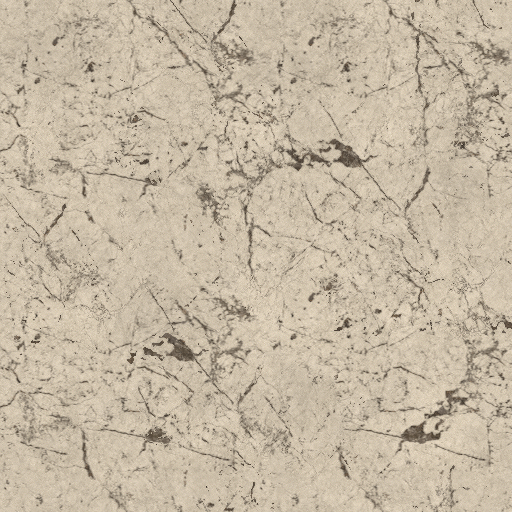
#> input picture project/resources/AnimatedCube/AnimatedCube_BaseColor.png, 512 x 512 px, given in place of felt_grass.png, which was not available
$ python make_intro_assets.py
#> lines starting #> are read from the running program, lines starting #| are printed output that depends on the picture; after the words box and inside, x2 and y2 are one past the last pixel; in counts of white or black regions, pixels touching at a corner belong together; pictures that were not available may be replaced by others from this repository, and a replacement may not be noted
#> in make_roll_texture, `img = Image.new("RGB", (w, h))`: img: PIL image 512x256 RGB; every value is 0
# -*- coding: utf-8 -*-
"""
ステージ開始の演技で使う素材を作る（ロールとキラキラ）。

  python tools/stage_intro/make_intro_assets.py

  project/resources/stage_intro/roll/Roll_Felt.obj / .mtl / .png
      巻いた布のロール。X が筒の軸（長さ 1.8・半径 1。ゲームが半径の大きさへ縮める）。
      テクスチャの左半分が筒の横（フェルト）、右半分が端（巻いた渦）
  project/resources/stage_intro/fx/fx_sparkle_yellow.png / fx_sparkle_pink.png
      頭の上に出すキラキラ（4つの角の星。パーティクルは加算で描くので、ふちはやわらかく暗く）
"""
import math
import os

import numpy as np
from PIL import Image, ImageDraw, ImageFilter

HERE = os.path.dirname(os.path.abspath(__file__))
PROJECT = os.path.normpath(os.path.join(HERE, "..", "..", "project"))
TEX = os.path.join(PROJECT, "resources", "craft", "textures")
ROLL_DIR = os.path.join(PROJECT, "resources", "stage_intro", "roll")
FX_DIR = os.path.join(PROJECT, "resources", "stage_intro", "fx")
os.makedirs(ROLL_DIR, exist_ok=True)
os.makedirs(FX_DIR, exist_ok=True)

FELT = (0.95, 0.55, 0.28)  # 布ロード（道に敷く布）と同じ色（engine/rail/RailSkin.h の color の既定値）。転がして道になる布


def felt(size, color):
#> called with size = (256, 256), color = (0.95, 0.55, 0.28)
    src = Image.open(os.path.join(TEX, "felt_grass.png")).convert("L")
    out = Image.new("L", size)
#> out: PIL image 256x256 L; every value is 0
    for y in range(0, size[1], src.height):
        for x in range(0, size[0], src.width):
            out.paste(src, (x, y))
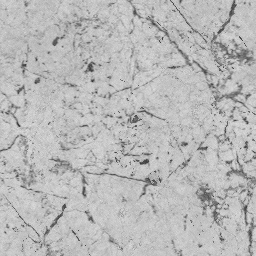
#> out: PIL image 256x256 L; min 55, max 225, mean 185.2
    g = np.asarray(out).astype(np.float32)
    g = 0.9 + 0.1 * (g - g.mean()) / (g.std() + 1e-5) * 0.5
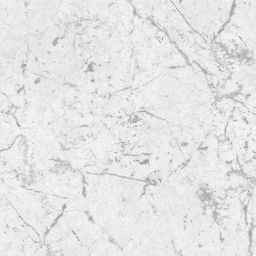
#> g: shape (256, 256) float32; min 0.612, max 0.988, mean 0.9
    rgb = np.stack([g * 255 * color[0], g * 255 * color[1], g * 255 * color[2]], -1)
    return Image.fromarray(np.clip(rgb, 0, 255).astype(np.uint8))


def make_roll_texture():
    w, h = 512, 256
    img = Image.new("RGB", (w, h))
    side = felt((256, 256), FELT)
    d = ImageDraw.Draw(side)
    for k in range(-2, 7):  # 巻いた布の重なりの線（斜め）と縫い目
        x = k * 48
        d.line([(x, 0), (x + 60, 256)], fill=tuple(int(c * 255 * 0.45) for c in FELT), width=5)
        d.line([(x + 8, 0), (x + 68, 256)], fill=tuple(int(min(255, c * 255 * 1.25 + 40)) for c in FELT), width=2)
    for y in (22, 234):
        for x in range(0, 256, 22):
            d.line([(x, y), (x + 12, y)], fill=(250, 250, 240), width=4)
    img.paste(side, (0, 0))
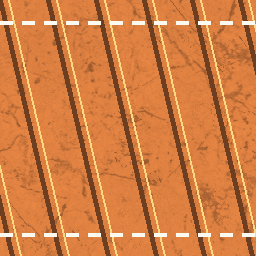
#> side: PIL image 256x256 RGB; mean R, G, B 208.4, 125.2, 66.5
    # 端：巻いた布の渦（濃い・薄いの層を重ねる）
    cap = felt((256, 256), (FELT[0] * 0.9, FELT[1] * 0.9, FELT[2] * 0.9))
    cd = ImageDraw.Draw(cap)
    cx = cy = 128
    pts = []
    for i in range(900):
        t = i / 900 * 5 * 2 * math.pi
        r = 8 + t / (2 * math.pi) * 22
        pts.append((cx + r * math.cos(t), cy + r * math.sin(t)))
    cd.line(pts, fill=tuple(int(c * 255 * 0.4) for c in FELT), width=6)
    cd.line([(x + 2, y + 2) for x, y in pts], fill=tuple(int(min(255, c * 255 * 1.25 + 40)) for c in FELT), width=2)
    cd.ellipse([2, 2, 254, 254], outline=tuple(int(c * 255 * 0.35) for c in FELT), width=6)
    img.paste(cap, (256, 0))
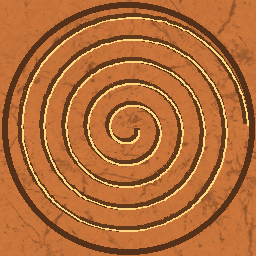
#> cap: PIL image 256x256 RGB; mean R, G, B 178.8, 107.2, 55.4
    img.save(os.path.join(ROLL_DIR, "Roll_Felt.png"))


def make_roll_obj():
    seg = 32
    half = 0.9
    v, vt, vn, f = [], [], [], []
    # 横（筒の周り）
    for i in range(seg + 1):
        a = 2 * math.pi * i / seg
        y, z = math.cos(a), math.sin(a)
        for x in (-half, half):
            v.append((x, y, z))
            vn.append((0.0, y, z))
            vt.append((0.5 * (x + half) / (2 * half), 1.0 - i / seg))  # 左半分（u 0〜0.5）
    for i in range(seg):
        a, b, c, e = 2 * i, 2 * i + 1, 2 * (i + 1), 2 * (i + 1) + 1
        f.append((a, c, b))
        f.append((b, c, e))
    # 両端（巻いた渦）。テクスチャの右半分の円
    for sign in (-1.0, 1.0):
        center = len(v)
        v.append((sign * half, 0.0, 0.0))
        vn.append((sign, 0.0, 0.0))
        vt.append((0.75, 0.5))
        ring = len(v)
        for i in range(seg):
            a = 2 * math.pi * i / seg
            v.append((sign * half, math.cos(a), math.sin(a)))
            vn.append((sign, 0.0, 0.0))
            vt.append((0.75 + 0.24 * math.cos(a), 0.5 - 0.48 * math.sin(a)))
        for i in range(seg):
            p, q = ring + i, ring + (i + 1) % seg
            f.append((center, p, q) if sign > 0 else (center, q, p))
    with open(os.path.join(ROLL_DIR, "Roll_Felt.mtl"), "w", encoding="utf-8") as mtl:
        mtl.write("newmtl roll_felt\nKa 1.0 1.0 1.0\nKd 1.0 1.0 1.0\nKs 0.0 0.0 0.0\nNs 1.0\nmap_Kd Roll_Felt.png\n")
    with open(os.path.join(ROLL_DIR, "Roll_Felt.obj"), "w", encoding="utf-8") as obj:
        obj.write("# 巻いた布のロール（make_intro_assets.py。X が筒の軸、長さ 1.8・半径 1）\nmtllib Roll_Felt.mtl\no Roll_Felt\nusemtl roll_felt\n")
        for x, y, z in v:
            obj.write("v %.5f %.5f %.5f\n" % (x, y, z))
        for u, w in vt:
            obj.write("vt %.5f %.5f\n" % (u, w))
        for x, y, z in vn:
            obj.write("vn %.5f %.5f %.5f\n" % (x, y, z))
        for a, b, c in f:
            obj.write("f %d/%d/%d %d/%d/%d %d/%d/%d\n" % (a + 1, a + 1, a + 1, b + 1, b + 1, b + 1, c + 1, c + 1, c + 1))


def make_sparkle(name, color):
    """4つの角の星（中心は白く、まわりに色の光）"""
#> called with name = 'fx_sparkle_yellow.png', color = (255, 220, 60)
    s = 4
    size = 128 * s
    img = Image.new("RGBA", (size, size), (0, 0, 0, 0))
#> img: PIL image 512x512 RGBA; every value is 0
    glow = Image.new("L", (size, size), 0)
#> glow: PIL image 512x512 L; every value is 0
    ImageDraw.Draw(glow).ellipse([size * 0.3, size * 0.3, size * 0.7, size * 0.7], fill=150)
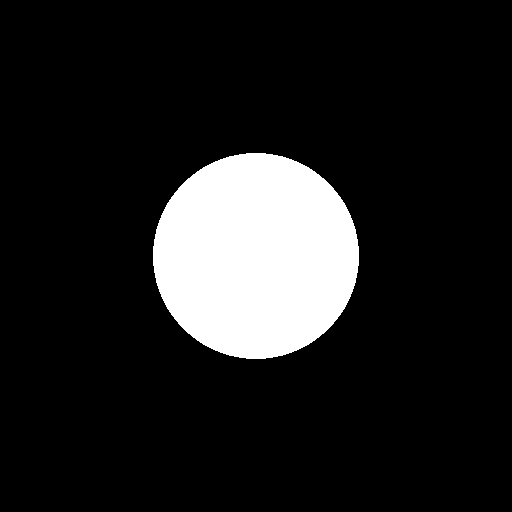
#> glow: PIL image 512x512 L; values 0 (black) and 150 (white), 12.7% white; 1 white region, box (x1, y1, x2, y2) and area: (153, 153, 359, 359) 33292
    glow = glow.filter(ImageFilter.GaussianBlur(size * 0.08))
    star = Image.new("L", (size, size), 0)
    c = size / 2
    pts = []
    for i in range(8):
        r = size * (0.48 if i % 2 == 0 else 0.11)
        a = math.pi * i / 4 - math.pi / 2
        pts.append((c + r * math.cos(a), c + r * math.sin(a)))
    ImageDraw.Draw(star).polygon(pts, fill=255)
#> star: PIL image 512x512 L; 15% white; 1 white region, box (x1, y1, x2, y2) and area: (10, 10, 502, 502) 39278
    star = star.filter(ImageFilter.GaussianBlur(s * 1.5))
    core = Image.new("L", (size, size), 0)
    ImageDraw.Draw(core).ellipse([c - size * 0.07, c - size * 0.07, c + size * 0.07, c + size * 0.07], fill=255)
#> core: PIL image 512x512 L; 1.5% white; 1 white region, box (x1, y1, x2, y2) and area: (220, 220, 292, 292) 4052
    core = core.filter(ImageFilter.GaussianBlur(s * 3))
    base = Image.new("RGBA", (size, size), color + (255,))
    base.putalpha(Image.fromarray(np.maximum(np.asarray(glow), np.asarray(star))))
    img.alpha_composite(base)
    white = Image.new("RGBA", (size, size), (255, 255, 250, 255))
    white.putalpha(core)
    img.alpha_composite(white)
    img.resize((128, 128), Image.LANCZOS).save(os.path.join(FX_DIR, name))


make_roll_texture()
make_roll_obj()
make_sparkle("fx_sparkle_yellow.png", (255, 220, 60))
make_sparkle("fx_sparkle_pink.png", (255, 120, 180))
#> call 2 of make_sparkle, with name = 'fx_sparkle_pink.png', color = (255, 120, 180)
#> in make_sparkle (call 2), `base = Image.new("RGBA", (size, size), color + (255,))`:
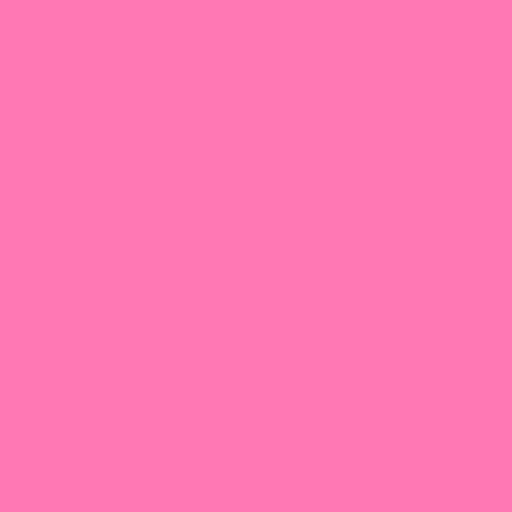
#> base: PIL image 512x512 RGBA; mean R, G, B, A 255, 120, 180, 255
#> in make_sparkle (call 2), `img.alpha_composite(white)`:
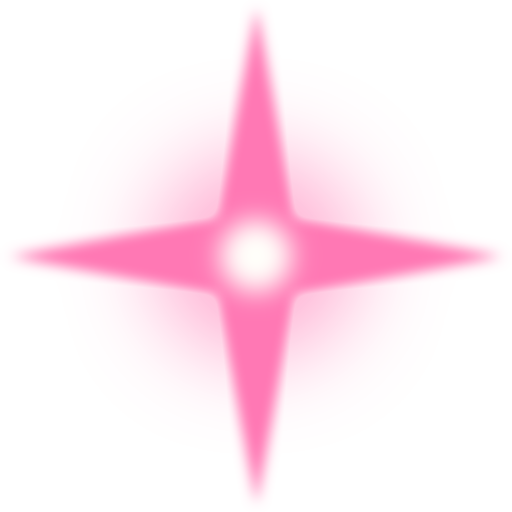
#> img: PIL image 512x512 RGBA; mean R, G, B, A 133.3, 64.8, 95.2, 44.4; transparent parts drawn white
print("wrote", ROLL_DIR, FX_DIR)
